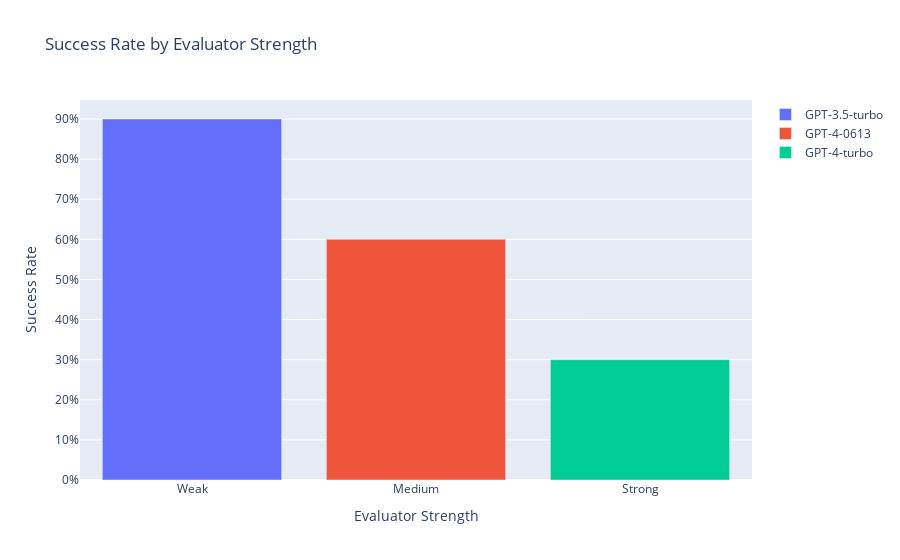

This figure's notebook cell:
### Markdown cell above
### Results

### Code cell
with open('init_evaluation_results.pkl', 'rb') as f:
    evaluation_results = pickle.load(f)

weak_evals = evaluation_results['weak_evals']
med_evals = evaluation_results['med_evals']
strong_evals = evaluation_results['strong_evals']

plot_success_rate(weak_evals, med_evals, strong_evals)

### Figure 1 — Plotly figure (JSON) as saved in the notebook; plotly's stock layout.template omitted (floating-point values rounded to 4 significant figures)
{"data": [{"name": "GPT-3.5-turbo", "type": "bar", "x": ["Weak"], "y": [0.9]}, {"name": "GPT-4-0613", "type": "bar", "x": ["Medium"], "y": [0.6]}, {"name": "GPT-4-turbo", "type": "bar", "x": ["Strong"], "y": [0.3]}], "layout": {"title": {"text": "Success Rate by Evaluator Strength"}, "xaxis": {"title": {"text": "Evaluator Strength"}}, "yaxis": {"tickformat": ".0%", "title": {"text": "Success Rate"}}}}
